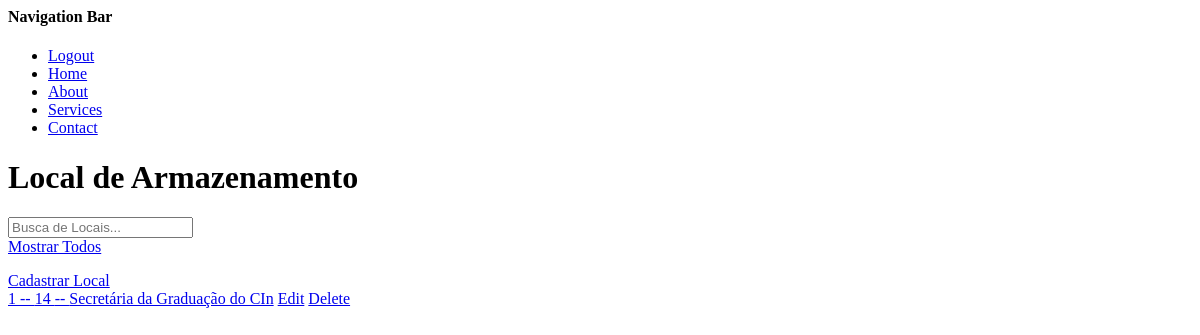
/local/ (signed in), run on an earlier commit of the app's database.
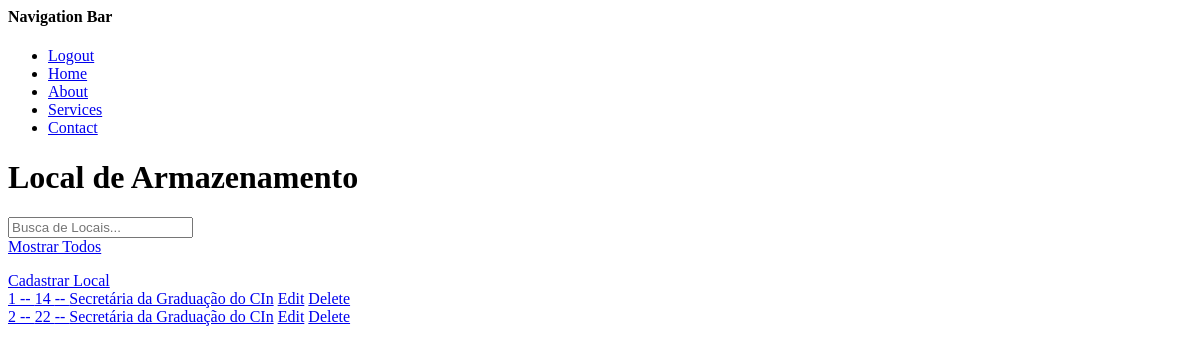
And on a later commit of the database.
### base/models.py (models this page shows, shortened)
class LocalStore (models.Model):
    sector = models.ForeignKey(Sector, on_delete=models.RESTRICT)
    sala = models.CharField(unique=True, max_length=10, null=False)
    section = models.CharField(unique=False, max_length=10, null=True)
    description = models.TextField(unique=False, null=True)
    updated = models.DateTimeField(auto_now=True)
    created = models.DateTimeField(auto_now_add=True)
    materials = models.ManyToManyField(Material, through='MaterialQuantityStore')

class Sector (models.Model):
    name = models.CharField(unique=True, max_length=100, null=False)
    sigla = models.CharField(unique=False, max_length=20, null=True)
    description = models.TextField(unique=False, null=True)
    user_manager = models.ForeignKey(User, on_delete=models.RESTRICT)
    updated = models.DateTimeField(auto_now=True)
    created = models.DateTimeField(auto_now_add=True)
    def __str__(self):
        return self.name

### base/views.py (the view)
# urls.py: path("local/", views.local, name="local"),
@login_required(login_url="login")
def local(request):
    q=request.GET.get("q") if request.GET.get("q") != None else ''
    locales=LocalStore.objects.filter(
        Q(sala__contains=q))
    context={"locales":locales}
    return render(request,"base/local.html", context)

### base/templates/base/local.html (shortened to what this page needs)
{%extends "main.html"%}
{%block content%}
<h1> Local de Armazenamento </h1>
<div>
    <form method = "GET" action = "/local/">
    <input type="text" name="q" placeholder="Busca de Locais..."/>
    <a href="{% url 'local' %}"> Mostrar Todos </a>
</div>
<a href="{% url 'create_local' %}"> Cadastrar Local </a>
<div>
    {%for local in locales%}
        <div>
        <a href="/local/{{local.id}}">{{local.id}} -- {{local.sala}} -- {{local.sector}}</a>
        <a href="/atualizar-local/{{local.id}}">Edit</a>
        <a href="/remover-local/{{local.id}}">Delete</a>
        </div>
    {%endfor%}
</div>
{%endblock content%}

What changed in the data, as far as the page shows it:
added LocalStore: id "2", sala "22", sector "Secretária da Graduação do CIn"
